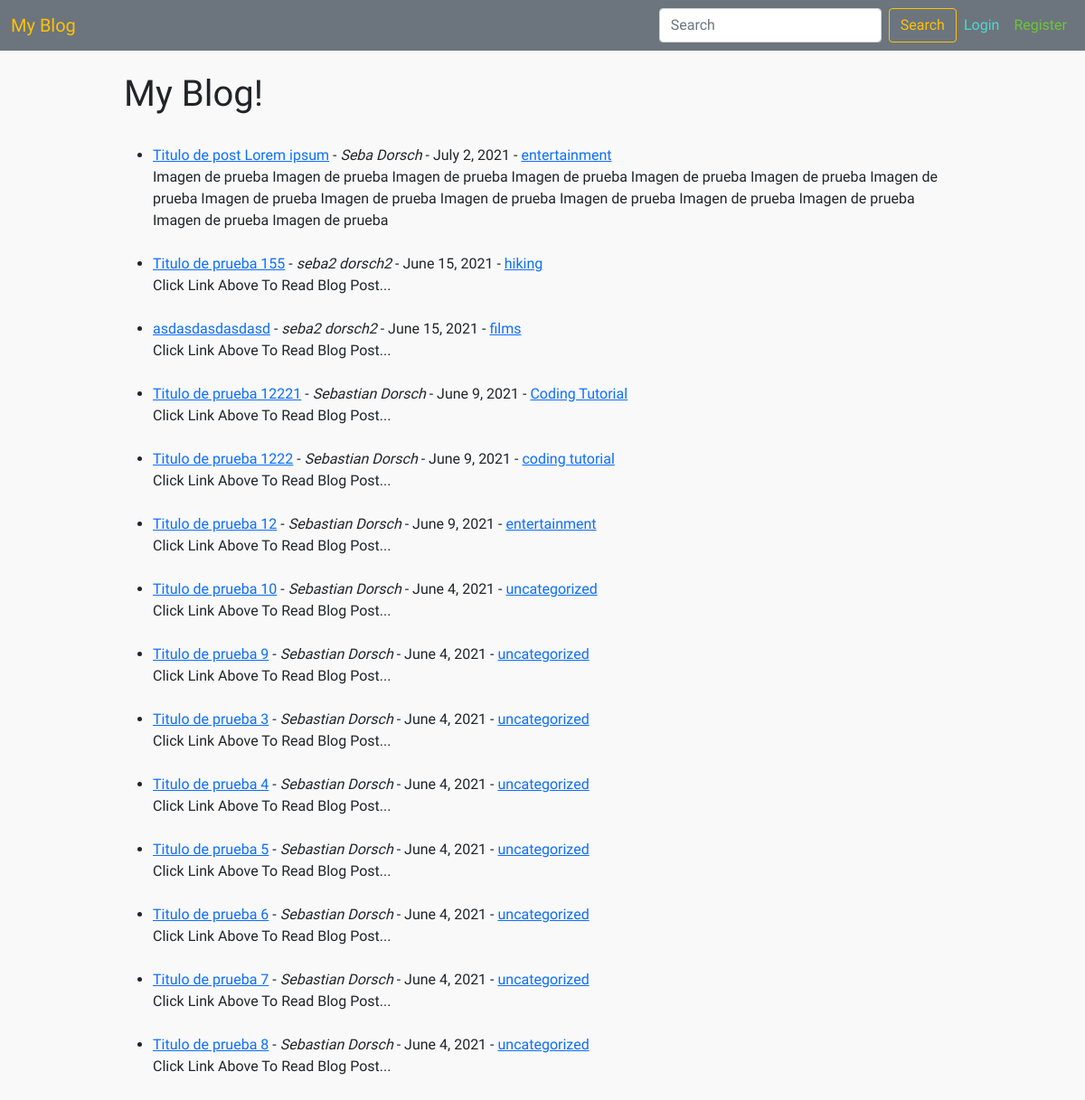
Before: / with the older database file.
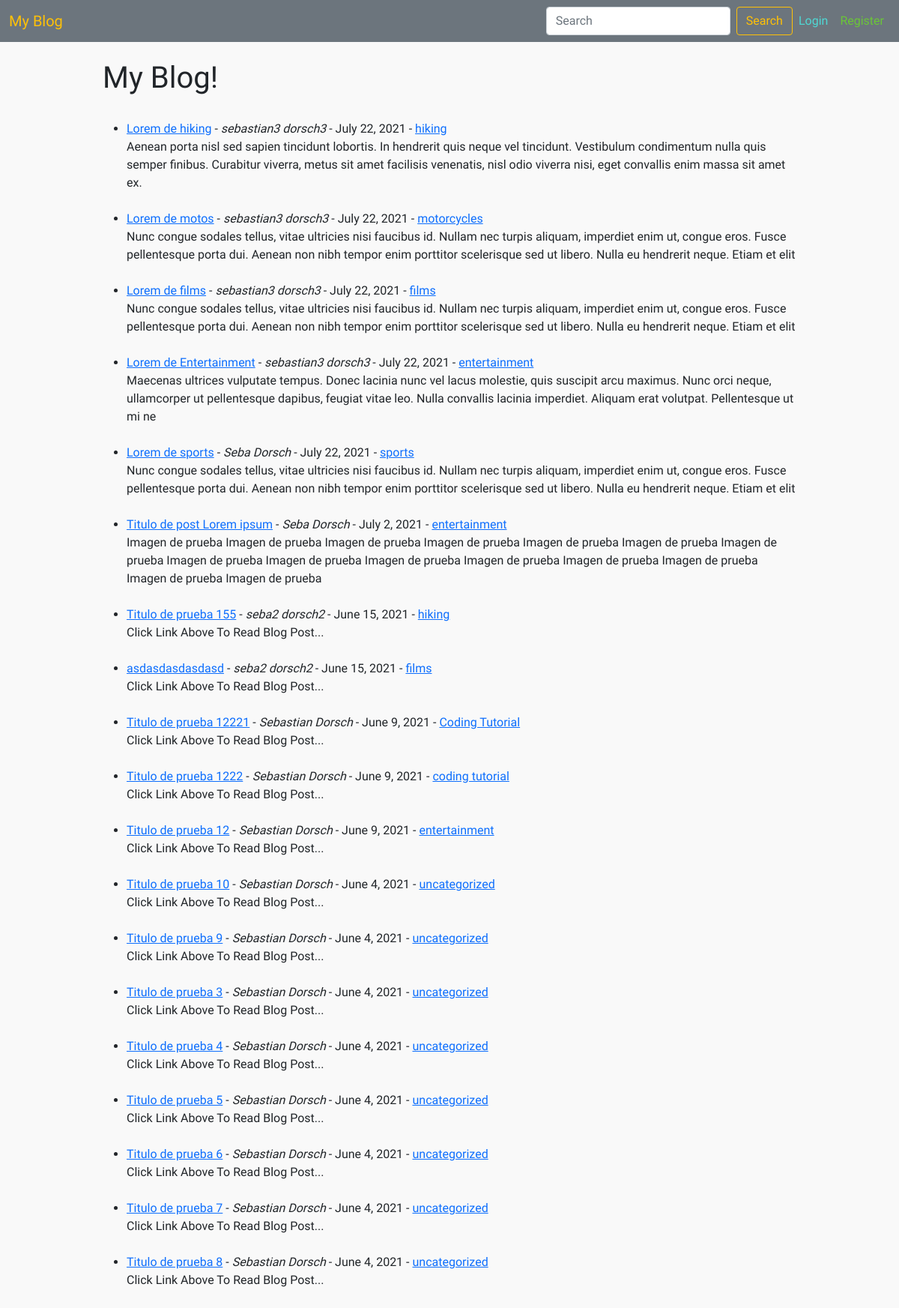
After: the same page with the newer database file.
### myblog/models.py (models this page shows, shortened)
class Post(models.Model):
    title = models.CharField(max_length=255)
    header_image = models.ImageField(null=True, blank=True, upload_to="images/")
    title_tag = models.CharField(max_length=255)
    author = models.ForeignKey(User, on_delete=models.CASCADE)
    body = RichTextField(blank=True, null=True)
    post_date = models.DateField(auto_now_add=True)
    post_datetime = models.DateTimeField(auto_now_add=True)
    category = models.CharField(max_length=255, default="uncategorized")
    snippet = models.CharField(max_length=255)
    likes = models.ManyToManyField(User, related_name='blog_posts')
    dislikes = models.ManyToManyField(User, related_name='blog_posts_dislikes')

### myblog/views.py (the view)
# urls.py: path('', HomeView.as_view(), name="home"),
class HomeView(ListView):
    model = Post
    template_name = 'home.html'
    ordering = ['-post_datetime']
    def get_context_data(self, *args, **kwargs):
        cat_menu = Category.objects.all()
        context = super(HomeView, self).get_context_data(*args, **kwargs)
        context["cat_menu"] = cat_menu
        return context

### myblog/templates/home.html (shortened to what this page needs)
{% extends 'base.html' %}
{% block content %}
<br>
<div class="container">
    <div class="row justify-content-center">
        <div class="col-sm-10">
            <h1>
                My Blog!
            </h1><br>
            <ul>
            {% for post in object_list %}
                <li>
                    <a href="{% url 'article-detail' post.pk %}">{{ post.title }}</a>
                    - <i>{{ post.author.first_name }} {{ post.author.last_name }}</i>
                    - {{ post.post_date }}
                    - <a href="{% url 'category' post.category|slugify %}">{{ post.category }}</a>
                    <br>
                    {{  post.snippet }}
                </li>
                <br>
            {% endfor %}
            </ul>
        </div>
    </div>
</div>
{% endblock %}

### myblog/templates/base.html (shortened to what this page needs)
<!doctype html>
<html lang="en">
  <head>
    <link href="https://cdn.jsdelivr.net/npm/bootstrap@5.0.1/dist/css/bootstrap.min.css" rel="stylesheet">
    {% load static %}
      <link rel="stylesheet" type="text/css" href="{% static 'blog/css/style.css' %}">
  </head>
  <body>
    <nav class="navbar navbar-expand-lg navbar-dark bg-secondary">
      <div class="container-fluid">
        <a class="navbar-brand" href="{% url 'home' %}" style="color: #ffc107">My Blog</a>
        <div class="collapse navbar-collapse" id="navbarSupportedContent">
          <form class="d-flex">
            <input class="form-control me-2" type="search" placeholder="Search" aria-label="Search">
            <button class="btn btn-outline-warning" type="submit">Search</button>
          </form>
          {% if user.is_authenticated %}
            {% if user.profile.id %}
            {% else %}
              <ul class="navbar-nav mb-2 mb-lg-0">
                <li class="nav-item">
                  <a class="nav-link" href="{% url 'create_profile_page' %}" style="color: #4FD8D4">Create Profile</a>
                </li>
              </ul>
            {% endif %}
            {% else %}
            <ul class="navbar-nav mb-2 mb-lg-0">
              <li class="nav-item">
                <a class="nav-link" href="{% url 'login' %}" style="color: #4FD8D4">Login</a>
              </li>
              <li class="nav-item">
                <a class="nav-link" href="{% url 'register' %}" style="color: #6BC638">Register</a>
              </li>
            </ul>
          {% endif %}
        </div>
      </div>
    </nav>
    {% block content %}
    {% endblock %}
  </body>
</html>

### static/blog/css/style.css (style rules this page uses)
body { font-family: 'Delius', cursive; background-image: url("https://encrypted-tbn0.gstatic.com/images?q=tbn:ANd9GcSHyEqfIJ3CPXBByhj8IBiG5jHx6GlGHpd196iQBFacJQwGNUTXWrm34_2o6_Ih5CwvCwY&usqp=CAU"); background-color: rgba(238, 238, 238, 0.3); }

Changed rows visible on the page:
added Post: title "Lorem de hiking", author.first_name "sebastian3", author.last_name "dorsch3", post_date "July 22, 2021", category "hiking", snippet "Aenean porta nisl sed sapien tincidunt lobortis. In hendrerit quis neque vel tincidunt. Vestibulum condimentum nulla quis semper finibus. Curabitur viverra, metus sit amet facilisis venenatis, nisl odio viverra nisi, eget convallis enim massa sit amet ex."
added Post: title "Lorem de motos", author.first_name "sebastian3", author.last_name "dorsch3", post_date "July 22, 2021", category "motorcycles", snippet "Nunc congue sodales tellus, vitae ultricies nisi faucibus id. Nullam nec turpis aliquam, imperdiet enim ut, congue eros. Fusce pellentesque porta dui. Aenean non nibh tempor enim porttitor scelerisque sed ut libero. Nulla eu hendrerit neque. Etiam et elit"
added Post: title "Lorem de films", author.first_name "sebastian3", author.last_name "dorsch3", post_date "July 22, 2021", category "films", snippet "Nunc congue sodales tellus, vitae ultricies nisi faucibus id. Nullam nec turpis aliquam, imperdiet enim ut, congue eros. Fusce pellentesque porta dui. Aenean non nibh tempor enim porttitor scelerisque sed ut libero. Nulla eu hendrerit neque. Etiam et elit"
added Post: title "Lorem de Entertainment", author.first_name "sebastian3", author.last_name "dorsch3", post_date "July 22, 2021", category "entertainment", snippet "Maecenas ultrices vulputate tempus. Donec lacinia nunc vel lacus molestie, quis suscipit arcu maximus. Nunc orci neque, ullamcorper ut pellentesque dapibus, feugiat vitae leo. Nulla convallis lacinia imperdiet. Aliquam erat volutpat. Pellentesque ut mi ne"
added Post: title "Lorem de sports", author.first_name "Seba", author.last_name "Dorsch", post_date "July 22, 2021", category "sports", snippet "Nunc congue sodales tellus, vitae ultricies nisi faucibus id. Nullam nec turpis aliquam, imperdiet enim ut, congue eros. Fusce pellentesque porta dui. Aenean non nibh tempor enim porttitor scelerisque sed ut libero. Nulla eu hendrerit neque. Etiam et elit"
